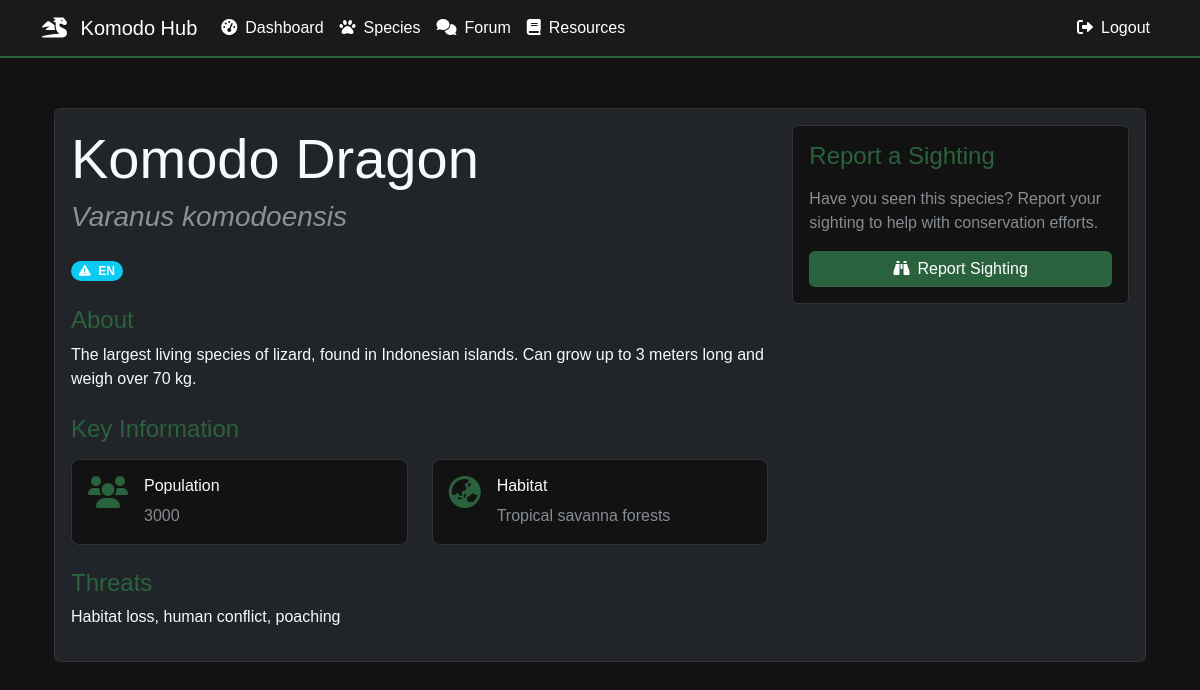
Screenshot of /species/species/1 (signed in) with the database file from the repository.
### models.py (models this page shows)
class Species(db.Model):
    id = db.Column(db.Integer, primary_key=True)
    name = db.Column(db.String(100), nullable=False)
    scientific_name = db.Column(db.String(100), nullable=False)
    description = db.Column(db.Text, nullable=False)
    population = db.Column(db.Integer)
    conservation_status = db.Column(db.String(50))
    habitat = db.Column(db.String(100))
    threats = db.Column(db.Text)
    created_at = db.Column(db.DateTime, default=datetime.utcnow)
    last_updated = db.Column(db.DateTime, default=datetime.utcnow, onupdate=datetime.utcnow)
    created_by_id = db.Column(db.Integer, db.ForeignKey('user.id'))
    sightings = db.relationship('SpeciesSighting', backref='species', lazy=True)
    population_records = db.relationship('PopulationRecord', back_populates='species', lazy=True)
    habitats = db.relationship('HabitatData', back_populates='species', lazy=True)
    migrations = db.relationship('MigrationPattern', back_populates='species', lazy=True)
    identification_challenges = db.relationship('SpeciesIdentificationChallenge', back_populates='species', lazy=True)

### blueprints/species.py (the view)
@species.route('/species/<int:id>')
@login_required
def view(id):
    try:
        species_item = Species.query.get_or_404(id)
        app.logger.info(f'Viewing species {species_item.name} (ID: {id})')
        return render_template('species/view.html',
                             species=species_item,
                             datetime=datetime)
    except Exception as e:
        app.logger.error(f'Error in species.view for ID {id}: {str(e)}')
        db.session.rollback()
        flash('Error loading species data. Please try again.', 'error')
        return redirect(url_for('species.list'))

### app.py (called while the page is built)
@app.context_processor
def utility_processor():
    return {'now': datetime.now}

@login_manager.user_loader
def load_user(id):
    return User.query.get(int(id))

### models.py (called while the page is built)
    def is_administrator(self):
        return self.is_admin

### templates/species/view.html (shortened to what this page needs)
{% extends "base.html" %}
{% block content %}
<div class="container py-4">
    <div class="card bg-dark">
        <div class="card-body">
            <div class="row">
                <div class="col-md-8">
                    <h1 class="display-4 text-light">{{ species.name }}</h1>
                    <h3 class="text-muted font-italic">{{ species.scientific_name }}</h3>
                    <div class="mt-4">
                        <span class="badge rounded-pill {{ 'bg-danger' if species.conservation_status == 'Critically Endangered'
                                                    else 'bg-warning text-dark' if species.conservation_status == 'Endangered'
                                                    else 'bg-info' }}">
                            <i class="fas fa-exclamation-triangle me-1"></i>
                            {{ species.conservation_status }}
                        </span>
                    </div>
                    <div class="mt-4">
                        <h4 class="text-forest">About</h4>
                        <p class="text-light">{{ species.description }}</p>
                    </div>
                    <div class="mt-4">
                        <h4 class="text-forest">Key Information</h4>
                        <div class="info-grid">
                            <div class="info-item">
                                <i class="fas fa-users text-forest fa-2x"></i>
                                <div>
                                    <h5 class="text-light">Population</h5>
                                    <p class="text-muted">{{ species.population if species.population else 'Unknown' }}</p>
                                </div>
                            </div>
                            <div class="info-item">
                                <i class="fas fa-globe-asia text-forest fa-2x"></i>
                                <div>
                                    <h5 class="text-light">Habitat</h5>
                                    <p class="text-muted">{{ species.habitat }}</p>
                                </div>
                            </div>
                        </div>
                    </div>
                    <div class="mt-4">
                        <h4 class="text-forest">Threats</h4>
                        <p class="text-light">{{ species.threats }}</p>
                    </div>
                </div>
                <div class="col-md-4">
                    <div class="card bg-darker">
                        <div class="card-body">
                            <h4 class="text-forest mb-3">Report a Sighting</h4>
                            <p class="text-muted">Have you seen this species? Report your sighting to help with conservation efforts.</p>
                            <button class="btn btn-forest w-100" data-bs-toggle="modal" data-bs-target="#reportSightingModal">
                                <i class="fas fa-binoculars me-2"></i>Report Sighting
                            </button>
                        </div>
                    </div>
                </div>
            </div>
        </div>
    </div>
</div>
{% endblock %}

### templates/base.html (style rules this page uses)
:root { --bg-dark: #1a1a1a; --bg-darker: #121212; --text-light: #ffffff; --text-muted: #888888; --accent-color: #2a623d; --accent-hover: #1a472a; --border-color: #333333; }
body { background-color: var(--bg-darker); color: var(--text-light); font-family: 'Arial', sans-serif; padding-top: 60px; }
.card { background-color: var(--bg-dark); border: 1px solid var(--border-color); }

### templates/species/view.html (style rules this page uses)
.text-forest { color: #2a623d; }
.bg-darker { background-color: #121212; }
.btn-forest { background: #2a623d; color: white; border: none; }
.info-grid { display: grid; grid-template-columns: repeat(auto-fit, minmax(200px, 1fr)); gap: 1.5rem; margin-top: 1rem; }
.info-item { display: flex; gap: 1rem; align-items: flex-start; padding: 1rem; background: #121212; border-radius: 0.5rem; border: 1px solid #333; }
.info-item h5 { margin: 0; font-size: 1rem; }
.info-item p { margin: 0.5rem 0 0 0; }
.font-italic { font-style: italic; }

### rows the page displays
Species: name "Komodo Dragon", scientific_name "Varanus komodoensis", conservation_status "EN", description "The largest living species of lizard, found in Indonesian islands. Can grow up to 3 meters long and weigh over 70 kg.", population "3000", habitat "Tropical savanna forests", threats "Habitat loss, human conflict, poaching"
